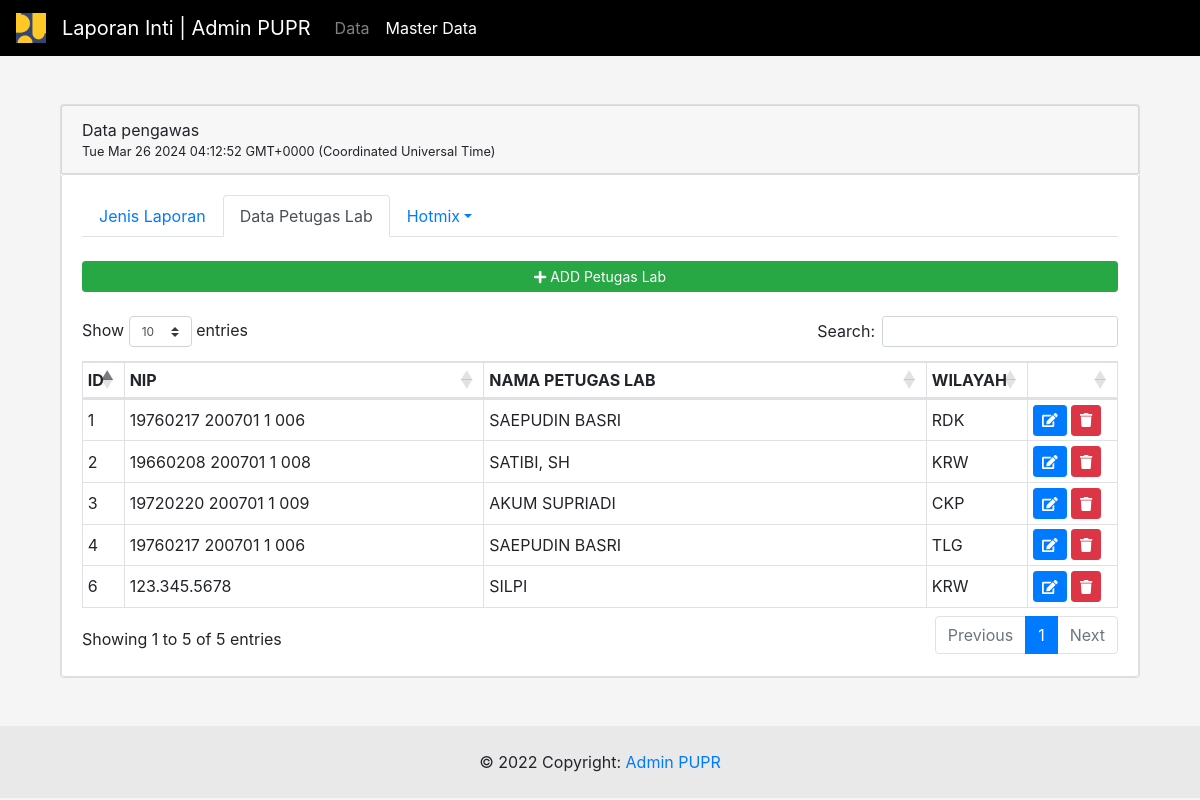
Page /index.php/master_data/data_pengawas on the committed database.
### tables this page shows
CREATE TABLE `tbl_petugaslab` (
  `id_petugasLab` int(11) NOT NULL,
  `nip` varchar(100) NOT NULL,
  `nama` varchar(100) NOT NULL,
  `wilayah` varchar(100) NOT NULL,
  `date_created` varchar(50) NOT NULL,
  `date_modified` varchar(50) NOT NULL
);

### application/controllers/Master_data.php (called while the page is built, shortened)
<?php
class Master_data extends CI_Controller {
	public function __construct()
    {
        $this->load->model("Master_data_model");
    }
	public function data_pengawas()
	{
		$data["title"] = "Data pengawas";
		$data["status_nav"] = "master data";
		$data["list_pengawas"] = $this->Master_data_model->getAll('tbl_petugaslab');
		$this->load->view('template/header', $data);
		$this->load->view('data_pengawas', $data);
		$this->load->view('template/footer', $data);
	}
}

### index.php (called while the page is built, shortened)
<?php
require_once BASEPATH.'core/CodeIgniter.php';

### application/models/Master_data_model.php (called while the page is built, shortened)
<?php
class MAster_data_model extends CI_Model{
	public function getAll($table)
    {
        $this->db->from($table);
        $query = $this->db->get();
        return $query->result();
    }
}

### application/views/data_pengawas.php (the view, shortened to what this page needs)
<div class="container pt-5 pb-5">
	<div class="col col-sm-12">
		<div class="card">
			<div class="card card-header">
				<?= $title; ?> <small id="time"><?= date('d/m/Y h:m:s'); ?></small>
			</div>
			<div class="card card-body">
				<ul class="nav nav-tabs">
				  <li class="nav-item">
				    <a class="nav-link" aria-current="page" href="<?= base_url('Master_data'); ?>">Jenis Laporan</a>
				  </li>
				  <li class="nav-item">
				    <a class="nav-link active" href="#">Data Petugas Lab</a>
				  </li>
				  <li class="nav-item dropdown">
					    <a class="nav-link dropdown-toggle" data-toggle="dropdown" href="#">Hotmix</a>
					</li>
				</ul>
				<br>
				<a href="<?= base_url('Master_data/tambah_pengawas'); ?>" class="btn btn-success btn-sm"><span class="fa fa-plus"></span> ADD Petugas Lab</a>
				<br>
				<div class="table-responsive">
					<table class="table-sm table-bordered" id="data_pengawas">
						<thead>
							<th>ID</th>
							<th  style="width: 40%;">NIP</th>
							<th  style="width: 50%;">NAMA PETUGAS LAB</th>
							<th>WILAYAH</th>
							<th style="width: 10%;"></th>
						</thead>
						<tbody>
							<?php
								foreach ($list_pengawas as $row) {
									echo "
									<tr>
										<td>".$row->id_petugasLab."</td>
										<td>".$row->nip."</td>
										<td>".strtoupper($row->nama)."</td>
										<td>".$row->wilayah."</td>
										<td>
											<a href=".base_url('Master_data/edit_pengawas?id=').$row->id_petugasLab." class='btn btn-primary btn-sm'><span class='fa fa-edit'></span></a>
											<a href='javascript:void(0);' data=". $row->id_petugasLab ." class='btn btn-danger btn-sm item-delete'><i class='fa fa-trash'></i> </a>
										</td>
									</tr>
									";
								}
							?>
						</tbody>
					</table>
				</div>
			</div>
		</div>
	</div>
</div>

### rows in the picture
tbl_petugaslab: id_petugasLab "1", nip "19760217 200701 1 006", nama "SAEPUDIN BASRI", wilayah "RDK"
tbl_petugaslab: id_petugasLab "2", nip "19660208 200701 1 008", nama "SATIBI, SH", wilayah "KRW"
tbl_petugaslab: id_petugasLab "3", nip "19720220 200701 1 009", nama "AKUM SUPRIADI", wilayah "CKP"
tbl_petugaslab: id_petugasLab "4", nip "19760217 200701 1 006", nama "SAEPUDIN BASRI", wilayah "TLG"
tbl_petugaslab: id_petugasLab "6", nip "123.345.5678", nama "SILPI", wilayah "KRW"

### other values in the picture
$title "Data pengawas"
